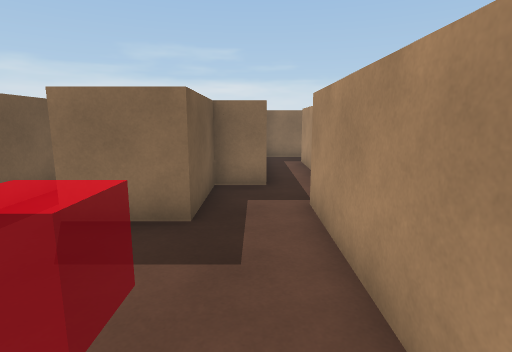
View 1 (above)

12 first-person views from a walk through a Unity game level. The camera is 1.5 m above the floor, tilts 10° down and sees 80° across. The floor is counted in squares, 1 m on a side. Each view is taken from the middle of a square. On the plan, view 1 faces up. The plan holds only what a view shows up to about 15 squares ahead; the rest is blank. The place goes on beyond the plan. The player character is not drawn.

View 2
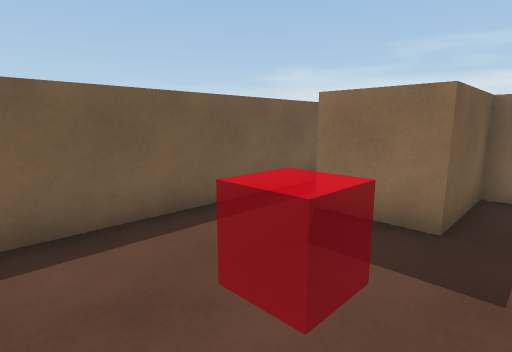

View 3
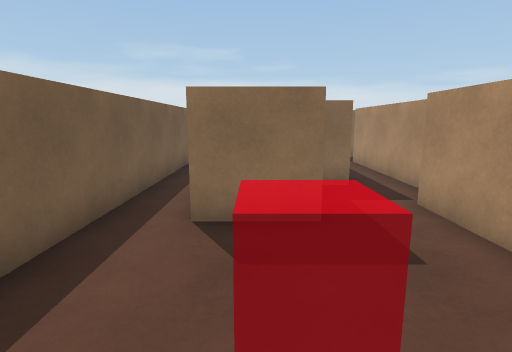

View 4
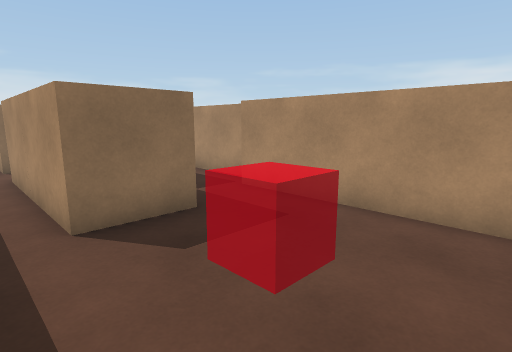

View 5
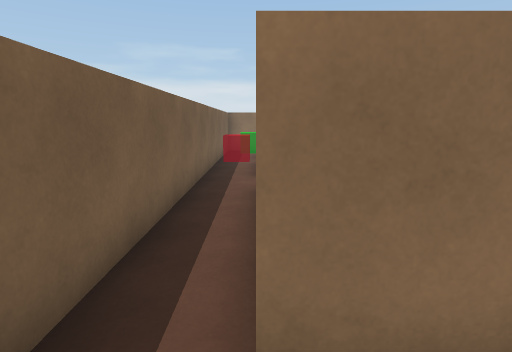

View 6
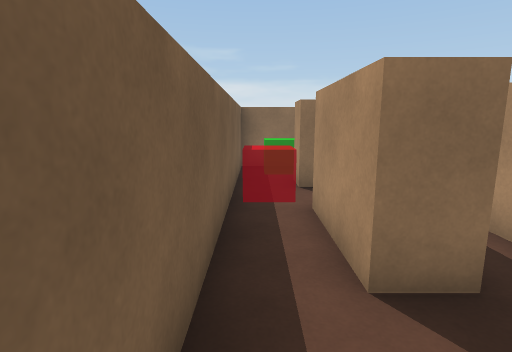

View 7
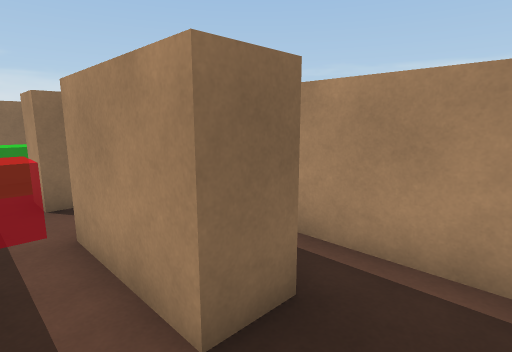

View 8
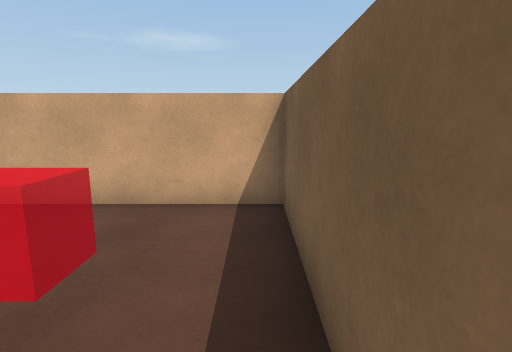

View 9
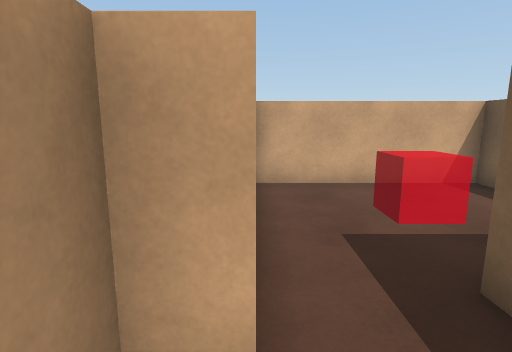

View 10
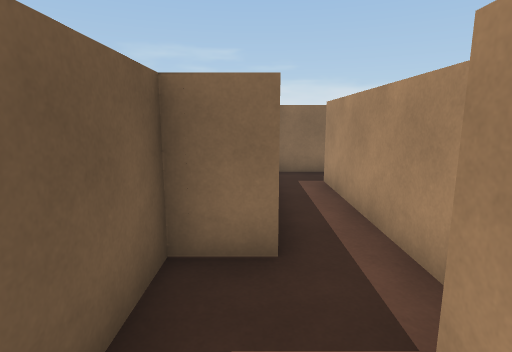

View 11
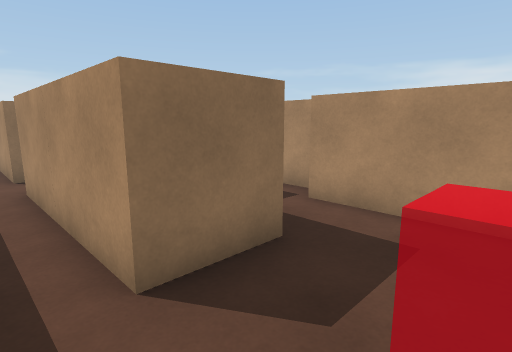

View 12
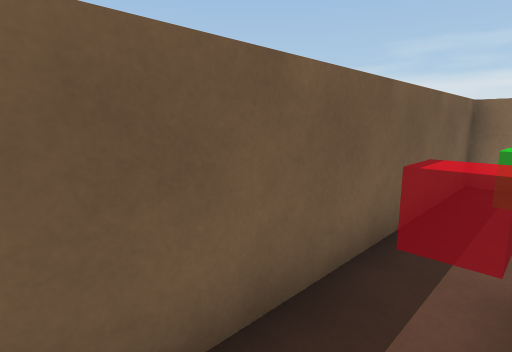

### Floor plan
Points are (right, up) in squares from view 1. A wall is a line through its corners. A room is listed if a view was taken in it or the views show most of it. See-through windows are left out.
Room 1 (views 1, 2, 3, 4, 5, 8, 10, 11)
walls: (1, 0.2) (1, 5.5) (1.8, 5.5) (1.8, 6.5); (0.4, 7.3) (-1, 7.3) (-1, 4.5) (-3, 4.5) (-3, 7.2); (-4.5, 7.5) (-4.5, -0.5) (1, -0.5)
ways out: opening at (-4, 7) to room 2; opening at (1, 6) to room 3
Room 2 (views 6, 7, 12)
walls: (-1.9, 11.5) (-3, 11.5) (-3, 14.2); (-0.7, 10.1) (-0.7, 13.1); (-2.5, 16) (-3, 16) (-3, 17); (-4.5, 17.5) (-4.5, 7.5)
ways out: opening at (-4, 7) to room 1
objects: block (-3, 8); block (-3, 9) to (-2, 10); block (-1, 8)
Room 3 (view 9)
walls: (2.2, 13.2) (0.4, 13.2); (1.8, 6.5) (1.8, 11.8)
ways out: opening at (1, 6) to room 1

Where each view was taken, in squares from view 1:
view 1: 0 up, 0 right, facing up
view 2: 0 up, 0 right, facing up-left
view 3: 0 up, 2 left, facing up
view 4: 0 up, 4 left, facing up-right
view 5: 3 up, 3 left, facing up
view 6: 9 up, 4 left, facing up
view 7: 10 up, 4 left, facing up-right
view 8: 5 up, 4 left, facing down
view 9: 7 up, 1 right, facing down
view 10: 4 up, 0 right, facing up
view 11: 2 up, 4 left, facing up-right
view 12: 11 up, 3 left, facing up-left
